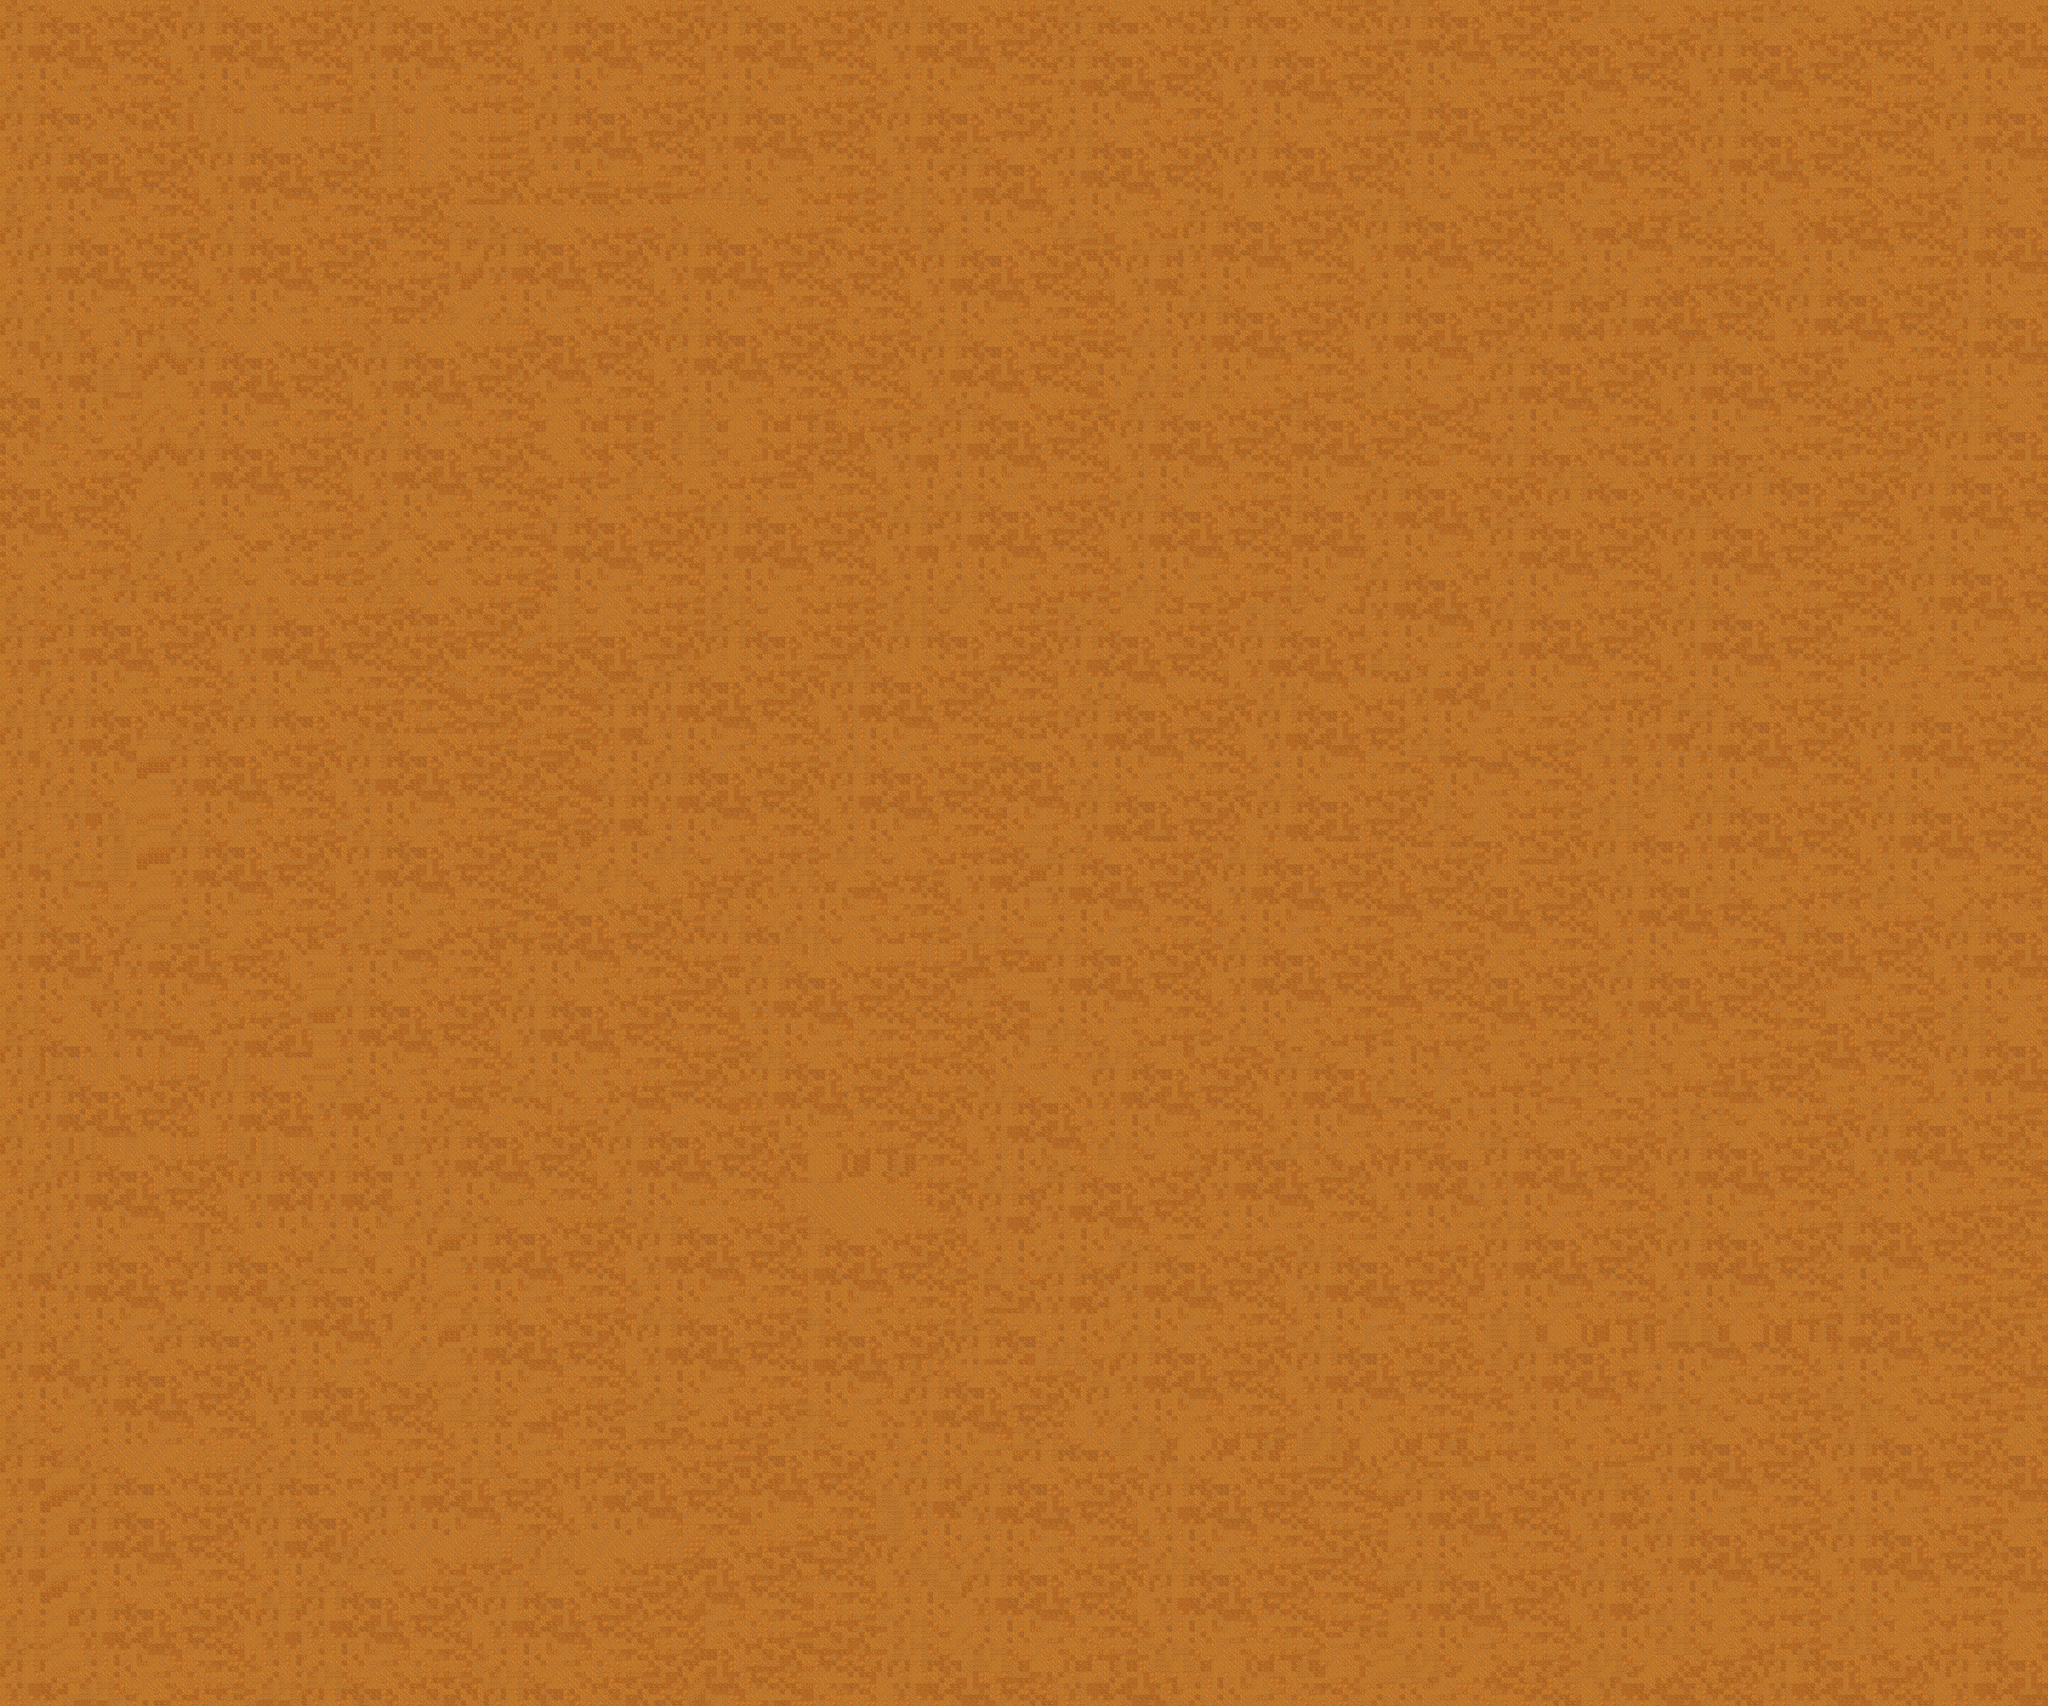

The image is a tile-based game level rendered from a .tmx file. Its description and source (layers, tilesets, objects; grid data summarised) follow:
An orthogonal 360x300 tile map with 19x19 px tiles, 1 tile layer (Tile Layer 1).

<map version="1.10" tiledversion="1.11.2" orientation="orthogonal" renderorder="right-down" width="360" height="300" tilewidth="19" tileheight="19" infinite="0" backgroundcolor="#aa55ff" nextlayerid="4" nextobjectid="1">
 <editorsettings>
  <chunksize width="19" height="19" />
 </editorsettings>
 <tileset firstgid="1" source="../tilesets/dirtspritesheet.tsx" />
 <layer id="2" name="Tile Layer 1" width="360" height="300">
  <data>[108000 cells, 108000 non-empty, 11 distinct tile ids]</data>
 </layer>
</map>